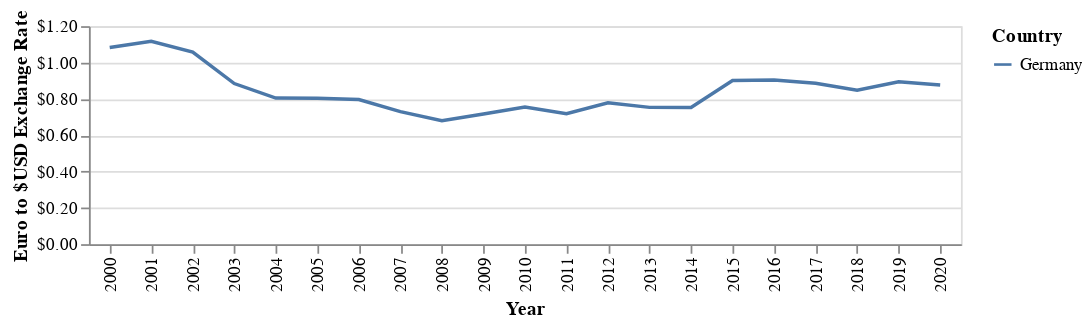

This figure's notebook cell:
### Code cell
#Exchange Rate Chart
gdp=my_data.get_gdp_all_data()
gdp_c=gdp[gdp.Country.isin(['United States','Germany','China','Brazil','United Kingdom','Canada'])]
gdp_c=gdp[gdp.Country.isin(['Germany'])]
base=alt.Chart(gdp_c)

exchange_rate=base.mark_line().encode(
    x=alt.X('Year:N'),
    y=alt.Y('exchange_rate:Q',axis=alt.Axis(title='Euro to $USD Exchange Rate',format='$.2f')),
    color='Country:N'
    ).properties(height=125,width=500)

exchange_rate
